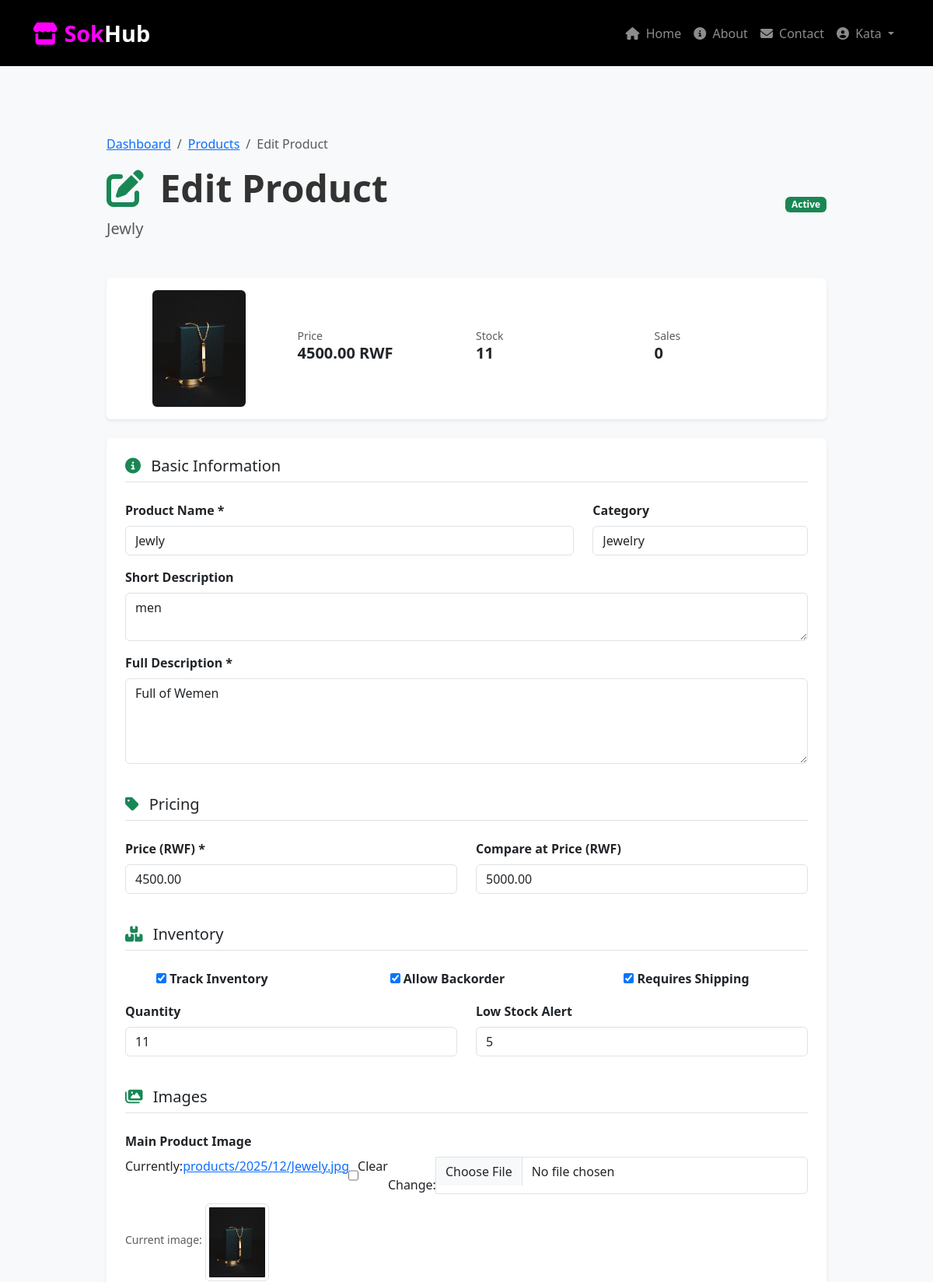
The app's page /vendor/products/5/edit/ (signed in, upper part), older data.
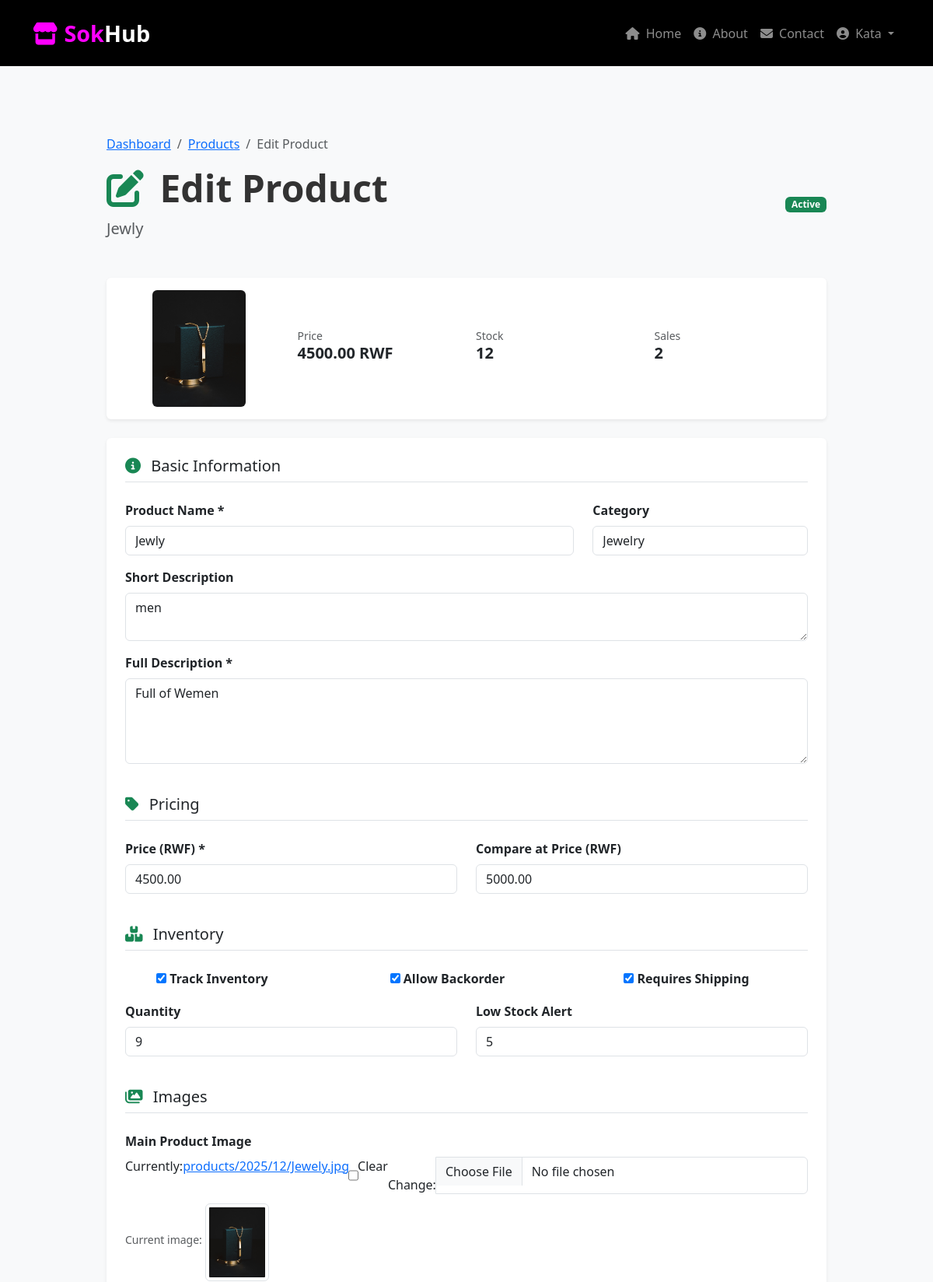
The same page, newer data.
### product/models.py (models this page shows, shortened)
class Product(models.Model):
    STATUS_CHOICES = (
        ('draft', 'Draft'),
        ('active', 'Active'),
        ('out_of_stock', 'Out of Stock'),
        ('discontinued', 'Discontinued'),
        ('pending_review', 'Pending Review'),
    )
    name = models.CharField(max_length=200)
    slug = models.SlugField(max_length=200, unique=True)
    description = models.TextField()
    short_description = models.CharField(max_length=300, blank=True, null=True)
    vendor = models.ForeignKey('customer.User', on_delete=models.CASCADE,
                              limit_choices_to={'user_type': 'vendor'},
                              related_name='products')
    price = models.DecimalField(max_digits=10, decimal_places=2,
                               validators=[MinValueValidator(Decimal('0.01'))])
    compare_at_price = models.DecimalField(max_digits=10, decimal_places=2,
                                          null=True, blank=True,
                                          validators=[MinValueValidator(Decimal('0.01'))])
    sku = models.CharField(max_length=100, unique=True, blank=True, null=True)
    barcode = models.CharField(max_length=100, blank=True, null=True)
    quantity = models.IntegerField(default=0, validators=[MinValueValidator(0)])
    low_stock_threshold = models.IntegerField(default=5, validators=[MinValueValidator(1)])
    is_track_inventory = models.BooleanField(default=True)
    allow_backorder = models.BooleanField(default=False)
    category = models.ForeignKey(Category, on_delete=models.SET_NULL,
                                null=True, blank=True, related_name='products')
    tags = models.ManyToManyField('ProductTag', blank=True)
    status = models.CharField(max_length=20, choices=STATUS_CHOICES, default='draft')
    is_featured = models.BooleanField(default=False)
    is_available = models.BooleanField(default=True)
    requires_shipping = models.BooleanField(default=True)
    main_image = models.ImageField(upload_to=image_path, null=True, blank=True)
    meta_title = models.CharField(max_length=200, blank=True, null=True)
    meta_description = models.TextField(blank=True, null=True)
    view_count = models.IntegerField(default=0)
    purchase_count = models.IntegerField(default=0)
    average_rating = models.DecimalField(max_digits=3, decimal_places=2, default=0.00,
                                        validators=[MinValueValidator(0), MaxValueValidator(5)])
    reservation_count = models.IntegerField(default=0)  # Items reserved in carts
    last_restocked = models.DateTimeField(null=True, blank=True)
    created_at = models.DateTimeField(auto_now_add=True)
    updated_at = models.DateTimeField(auto_now=True)
    published_at = models.DateTimeField(null=True, blank=True)
    class Meta:
        ordering = ['-created_at']
        indexes = [
            models.Index(fields=['slug']),
            models.Index(fields=['status', 'is_available']),
            models.Index(fields=['vendor', 'status']),
            models.Index(fields=['category', 'is_available']),
        ]
    def get_available_quantity(self):
        try:
            return max(0, self.quantity - self.reservation_count)
        except:
            return 0

### product/views.py (the view)
# urls.py: path('vendor/products/<int:pk>/edit/', views.vendor_edit_product, name='vendor_edit_product'),
@login_required
@vendor_required
def vendor_edit_product(request, pk):
    product = get_object_or_404(Product, pk=pk, vendor=request.user)
    if request.method == 'POST':
        form = ProductForm(request.POST, request.FILES, instance=product)
        if form.is_valid():
            product = form.save()
            messages.success(request, f'Product "{product.name}" updated successfully!')
            return redirect('vendor_product_list')
    else:
        form = ProductForm(instance=product)
    return render(request, 'vendor/edit_product.html', {'form': form, 'product': product})

### customer/Decorator.py (called while the page is built)
def vendor_required(view_func):
    @wraps(view_func)
    def _wrapped_view(request, *args, **kwargs):
        if not request.user.is_authenticated:
            messages.error(request, 'Please login to access this page.')
            return redirect('login')
        if not hasattr(request.user, 'user_type'):
            messages.error(request, 'Invalid user account.')
            return redirect('home')
        if request.user.user_type != 'vendor':
            messages.error(request, 'Access denied. Vendor account required.')
            return redirect('home')
        if hasattr(request.user, 'vendorprofile'):
            if not request.user.vendorprofile.is_approved:
                messages.warning(request, 'Your vendor account is pending admin approval.')
                return redirect('vendor_pending')
        return view_func(request, *args, **kwargs)
    return _wrapped_view

### product/models.py (called while the page is built)
    def __str__(self):
        return self.name

### product/templates/vendor/edit_product.html (shortened to what the changed rows need)
{% extends "base.html" %}
{% block content %}
<div class="container py-5">
    <div class="row justify-content-center">
        <div class="col-lg-10">
            <div class="mb-5">
                <div class="d-flex justify-content-between align-items-center">
                    <div>
                        <h1 class="display-5 fw-bold">
                            <i class="fas fa-edit me-2 text-success"></i> Edit Product
                        </h1>
                        <p class="lead text-muted mb-0">{{ product.name }}</p>
                    </div>
                    <div>
                        <span class="badge bg-{% if product.status == 'active' %}success{% elif product.status == 'draft' %}secondary{% elif product.status == 'out_of_stock' %}danger{% else %}warning{% endif %}">
                            {{ product.get_status_display }}
                        </span>
                    </div>
                </div>
            </div>
            <div class="card shadow-sm mb-4">
                <div class="card-body">
                    <div class="row align-items-center">
                        <div class="col-md-3 text-center">
                            {% if product.main_image %}
                                <img src="{{ product.main_image.url }}"
                                     alt="{{ product.name }}"
                                     class="img-fluid rounded"
                                     style="height: 150px; object-fit: cover;">
                            {% else %}
                                <div class="bg-light rounded d-flex align-items-center justify-content-center"
                                     style="height: 150px;">
                                    <i class="fas fa-image fa-3x text-muted"></i>
                                </div>
                            {% endif %}
                        </div>
                        <div class="col-md-9">
                            <div class="row">
                                <div class="col-md-4">
                                    <small class="text-muted d-block">Price</small>
                                    <h5 class="fw-bold">{{ product.price }} RWF</h5>
                                </div>
                                <div class="col-md-4">
                                    <small class="text-muted d-block">Stock</small>
                                    <h5 class="fw-bold">
                                        {% if product.is_track_inventory %}
                                            {{ product.get_available_quantity }}
                                        {% else %}
                                            Unlimited
                                        {% endif %}
                                    </h5>
                                </div>
                                <div class="col-md-4">
                                    <small class="text-muted d-block">Sales</small>
                                    <h5 class="fw-bold">{{ product.purchase_count }}</h5>
                                </div>
                            </div>
                        </div>
                    </div>
                </div>
            </div>
            <div class="card shadow-sm">
                <div class="card-body p-4">
                    <form method="post" enctype="multipart/form-data" novalidate>
                        <div class="row mb-4">
                            <div class="col-md-8 mb-3">
                                <label class="form-label fw-bold">Product Name *</label>
                                {{ form.name }}
                            </div>
                            <div class="col-md-4 mb-3">
                                <label class="form-label fw-bold">Category</label>
                                {{ form.category }}
                            </div>
                            <div class="col-12 mb-3">
                                <label class="form-label fw-bold">Short Description</label>
                                {{ form.short_description }}
                            </div>
                            <div class="col-12 mb-3">
                                <label class="form-label fw-bold">Full Description *</label>
                                {{ form.description }}
                            </div>
                        </div>
                        <div class="row mb-4">
                            <div class="col-md-6 mb-3">
                                <label class="form-label fw-bold">Price (RWF) *</label>
                                {{ form.price }}
                            </div>
                            <div class="col-md-6 mb-3">
                                <label class="form-label fw-bold">Compare at Price (RWF)</label>
                                {{ form.compare_at_price }}
                            </div>
                        </div>
                        <div class="row mb-4">
                            <div class="col-md-4 mb-3">
                                <div class="form-check form-switch">
                                    {{ form.is_track_inventory }}
                                    <label class="form-check-label fw-bold">
                                        Track Inventory
                                    </label>
                                </div>
                            </div>
                            <div class="col-md-4 mb-3">
                                <div class="form-check form-switch">
                                    {{ form.allow_backorder }}
                                    <label class="form-check-label fw-bold">
                                        Allow Backorder
                                    </label>
                                </div>
                            </div>
                            <div class="col-md-4 mb-3">
                                <div class="form-check form-switch">
                                    {{ form.requires_shipping }}
                                    <label class="form-check-label fw-bold">
                                        Requires Shipping
                                    </label>
                                </div>
                            </div>
                            <div class="col-md-6 mb-3">
                                <label class="form-label fw-bold">Quantity</label>
                                {{ form.quantity }}
                            </div>
                            <div class="col-md-6 mb-3">
                                <label class="form-label fw-bold">Low Stock Alert</label>
                                {{ form.low_stock_threshold }}
                            </div>
                        </div>
                        <div class="row mb-4">
                            <div class="col-12 mb-3">
                                <div class="input-group">
                                    {{ form.main_image }}
                                </div>
                                {% if product.main_image %}
                                <div class="mt-2">
                                    <small class="text-muted">Current image:</small>
                                    <img src="{{ product.main_image.url }}"
                                         alt="{{ product.name }}"
                                         class="img-thumbnail mt-1"
                                         style="height: 100px;">
                                </div>
                                {% endif %}
                            </div>
                        </div>
                    </form>
                </div>
            </div>
        </div>
    </div>
</div>
{% endblock %}

Row changes from the older to the newer data that the page shows:
changed Product "Jewly": get_available_quantity "11" → "12"; purchase_count "0" → "2"; quantity "11" → "9"
